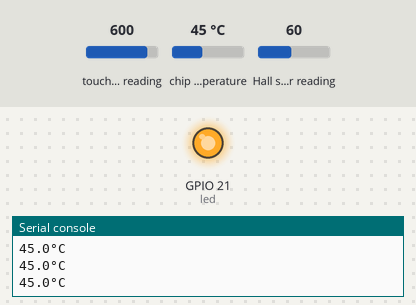
A program run on a simulated ESP32 board running MicroPython. Parts: output pins drawn as LEDs (lit = HIGH), the last lines printed to the serial console. Inputs (shaded band) come from the test bench; at power-on: Hall sensor reading 60, touch-pad reading 600, chip temperature 45 °C. WiFi joins after 1.5 s; the clock reads 2024-03-15 10:24:30 at power-on unless the program sets it; no MQTT or app messages arrive unless stated.

Above: at 2.9 s.
3.0 s: Hall sensor reading set to 96
4.5 s: Hall sensor reading set to 106
At 5.0 s:
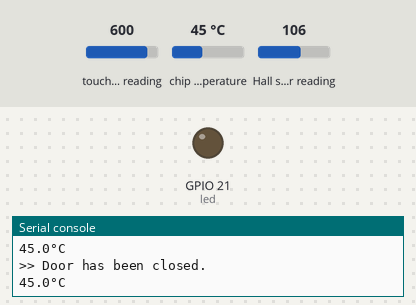
Timing chart, 0 to 7.5 s (numbered marks = the images above; inputs shaded):
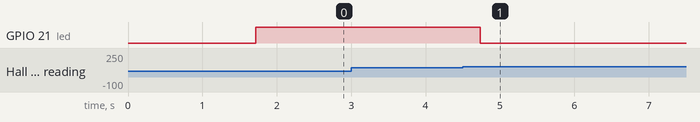

Measured:
- the behaviour switches between 99 and 100 on Hall sensor reading (found by bisection; images 0 and 1)
- after the input at 4.5 s, GPIO 21 (led): HIGH → LOW after 0.23 s

The program:

workshop.py
```python
from machine import Pin
from time import sleep
from umqtt.robust import MQTTClient

from helpers import is_door_open, was_touch, get_temperature, do_connect, get_current_weather


if __name__ == '__main__':
    # connect to wifi
    do_connect('ssid', 'password')

    # connecting to mqtt broker
    client = MQTTClient('moj-esp32-mikrokontroler', 'broker.hivemq.com')
    client.connect()

    # init door
    door_state = is_door_open()

    # init led
    led = Pin(21, Pin.OUT, Pin.PULL_DOWN)
    led.value(door_state)

    # init touchpad
    touch_state = was_touch(14)

    while True:
        # check state of the door
        if door_state != is_door_open():
            door_state = not door_state  # is_door_open()
            led.value(door_state)

            if door_state == True:
                print('>> Door has been opened.')
                led.on()
            else:
                print('>> Door has been closed.')
                led.off()

        # check the state of touch pad
        if touch_state != was_touch(14):
            touch_state = not touch_state  # was_touch(tp)

            if touch_state is True:
                print('>> Touch detected.')
                data = get_current_weather('bratislava')
                print(f'>> Aktuálna teplota v meste {data["location"]} ({data["country"]}) je {data["temp"]}°C')

        # print temperature
        print(f'{get_temperature()}°C')
        client.publish('pycon/sk/2022/mirek/temp', str(get_temperature()))

        sleep(0.5)
```

helpers.py
```python
from esp32 import hall_sensor, raw_temperature
from machine import RTC, TouchPad, Pin
import urequests


APPID = '9e547051a2a00f2bf3e17a160063002d'
TOUCH_TRESHOLD = 50
HALL_TRESHOLD = 100


def is_door_open():
    """
    Returns True, if door is open, or False otherwise.
    """
    return hall_sensor() < HALL_TRESHOLD


def get_temperature():
    """
    Returns inner temperature converted to Celsius as float.
    """
    return (raw_temperature() - 32.0) / 1.8


def was_touch(pin):
    """
    Returns True, if touch on given pin was detected, or False otherwise.
    """
    touchpad = TouchPad(Pin(pin))
    return touchpad.read() < TOUCH_TRESHOLD


def do_connect(ssid, password):
    """
    Connects to wifi and after successfull connection will synchronize the time over NTP.
    """
    import network
    wlan = network.WLAN(network.STA_IF)
    wlan.active(True)
    if not wlan.isconnected():
        log('Connecting to network...')
        wlan.connect(ssid, password)
        while not wlan.isconnected():
            pass
    log(f'Network config: {wlan.ifconfig()}')

    # set time and date with NTP
    import ntptime
    log('Synchronizing time...')
    ntptime.settime()
    rtc = RTC()
    now = rtc.datetime()
    log(f'Current time: {now[0]}-{now[1]:02}-{now[2]:02}T{now[4]:02}:{now[5]:02}:{now[6]:02}Z')

    return wlan


def get_current_weather(location):
    """
    Gets the current weather conditions for given location.
    """
    url = f'http://api.openweathermap.org/data/2.5/weather?units=metric&q={location}&appid={APPID}'
    response = urequests.get(url)
    data = response.json()
    response.close()

    return {
        'location': data['name'],
        'country': data['sys']['country'],
        'temp': data['main']['temp']
    }


def log(message):
    rtc = RTC()
    now = rtc.datetime()
    print(f'{now[0]}-{now[1]:02}-{now[2]:02}T{now[4]:02}:{now[5]:02}:{now[6]:02}Z {message}')


def map_range(value, in_min, in_max, out_min, out_max):
  return (value - in_min) * (out_max - out_min) // (in_max - in_min) + out_min
```
